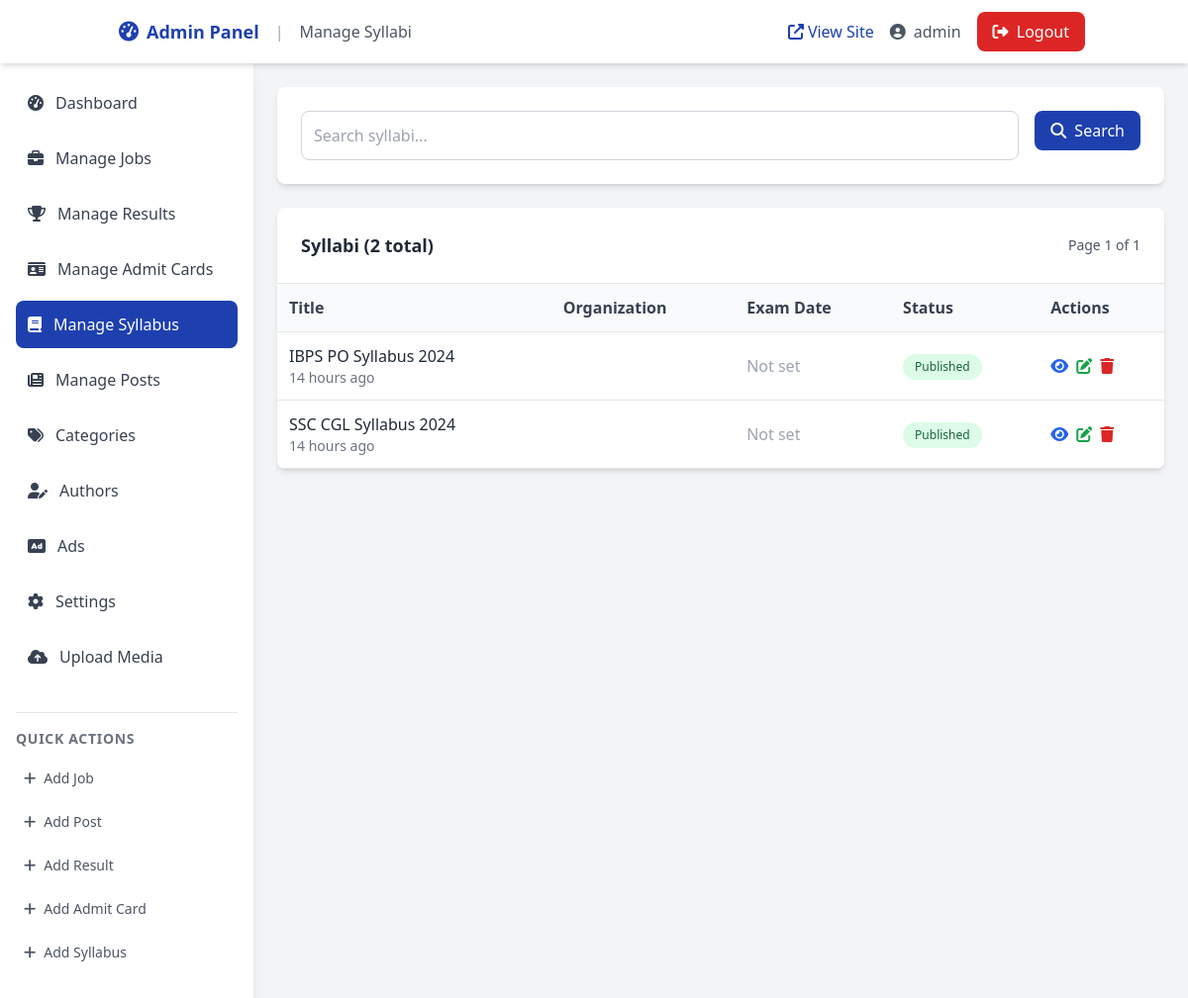
Screenshot of /admin/syllabi.php (signed in) with the database file from the repository.
### tables this page shows
CREATE TABLE syllabi (
  id INT AUTO_INCREMENT PRIMARY KEY,
  title VARCHAR(255) NOT NULL,
  slug VARCHAR(255) UNIQUE,
  organization VARCHAR(150) NULL,
  description LONGTEXT NULL,
  exam_date DATE NULL,
  download_url VARCHAR(500) NULL,
  sections LONGTEXT,
  thumbnail_url VARCHAR(500) NULL,
  author_id INT NULL,
  status ENUM('draft','published') DEFAULT 'published',
  extras JSON NULL,
  published_at DATETIME DEFAULT CURRENT_TIMESTAMP,
  created_at TIMESTAMP DEFAULT CURRENT_TIMESTAMP,
  updated_at TIMESTAMP NULL,
  FOREIGN KEY (author_id) REFERENCES authors(id) ON DELETE SET NULL,
  FULLTEXT KEY ft_syllabus_main (title, sections),
  KEY idx_syllabus_published_at (published_at)
);

### src/db.php (called while the page is built, shortened)
<?php
class Database {
    private static $instance = null;
    private $connection;
    private function __construct() {
        try {
            $this->connection = new PDO(
                "mysql:host=" . DB_HOST . ";dbname=" . DB_NAME . ";charset=utf8mb4",
                DB_USER,
                DB_PASS,
                [
                    PDO::ATTR_ERRMODE => PDO::ERRMODE_EXCEPTION,
                    PDO::ATTR_DEFAULT_FETCH_MODE => PDO::FETCH_ASSOC,
                    PDO::ATTR_EMULATE_PREPARES => false
                ]
            );
        } catch (PDOException $e) {
            error_log("Database connection failed: " . $e->getMessage());
            $this->connection = null;
        }
    }
    public static function getInstance() {
        if (self::$instance === null) {
            self::$instance = new self();
        }
        return self::$instance;
    }
    public function query($sql, $params = []) {
        $stmt = $this->connection->prepare($sql);
        $stmt->execute($params);
        return $stmt;
    }
    public function fetchAll($sql, $params = []) {
        return $this->query($sql, $params)->fetchAll();
    }
    public function fetchOne($sql, $params = []) {
        return $this->query($sql, $params)->fetch();
    }
}
function getDB() {
    return Database::getInstance();
}
?>

### src/models/Syllabus.php (called while the page is built, shortened)
<?php
require_once __DIR__ . '/../db.php';
class Syllabus {
    private $db;
    public function __construct() {
        $this->db = getDB();
    }
    public function getAll($limit = 10, $offset = 0) {
        $sql = "SELECT * FROM syllabi ORDER BY published_at DESC LIMIT ? OFFSET ?";
        return $this->db->fetchAll($sql, [$limit, $offset]);
    }
    public function getCount() {
        $result = $this->db->fetchOne("SELECT COUNT(*) as count FROM syllabi");
        return $result['count'];
    }
}
?>

### src/helpers.php (called while the page is built, shortened)
<?php
require_once __DIR__ . '/models/Ad.php';
require_once __DIR__ . '/db.php';
function timeAgo($datetime) {
    $time = time() - strtotime($datetime);
    if ($time < 86400) return floor($time/3600) . ' hours ago';
    return floor($time/31536000) . ' years ago';
}
function paginate($totalItems, $currentPage = 1, $itemsPerPage = POSTS_PER_PAGE) {
    $totalPages = ceil($totalItems / $itemsPerPage);
    $currentPage = max(1, min($totalPages, $currentPage));
    $offset = ($currentPage - 1) * $itemsPerPage;
    return [
        'total_items' => $totalItems,
        'total_pages' => $totalPages,
        'current_page' => $currentPage,
        'items_per_page' => $itemsPerPage,
        'offset' => $offset,
        'has_prev' => $currentPage > 1,
        'has_next' => $currentPage < $totalPages,
        'prev_page' => $currentPage - 1,
        'next_page' => $currentPage + 1
    ];
}
    ?>

### admin/syllabi.php (the view, shortened to what this page needs)
<?php
require_once '../src/db.php';
require_once '../src/helpers.php';
require_once '../src/models/Syllabus.php';
$syllabusModel = new Syllabus();
$page = isset($_GET['page']) ? (int)$_GET['page'] : 1;
$search = isset($_GET['search']) ? sanitizeInput($_GET['search']) : null;
if ($search) {
    $syllabi = $syllabusModel->search($search, JOBS_PER_PAGE, ($page - 1) * JOBS_PER_PAGE);
    $totalSyllabi = count($syllabusModel->search($search, 1000, 0));
} else {
    $syllabi = $syllabusModel->getAll(JOBS_PER_PAGE, ($page - 1) * JOBS_PER_PAGE);
    $totalSyllabi = $syllabusModel->getCount();
}
$pagination = paginate($totalSyllabi, $page, JOBS_PER_PAGE);
include 'includes/header.php';
?>
        <div class="bg-white rounded-lg shadow-md p-6 mb-6">
            <div class="flex flex-col md:flex-row gap-4">
                <div class="flex-1">
                    <input type="text" id="search-input" value="<?= htmlspecialchars($search ?? '') ?>"
                           placeholder="Search syllabi..." class="form-input">
                </div>
                <div>
                    <button onclick="applySearch()" class="btn btn-primary">
                        <i class="fas fa-search mr-2"></i>Search
                    </button>
                </div>
            </div>
        </div>
        <div class="bg-white rounded-lg shadow-md overflow-hidden">
            <div class="p-6 border-b border-gray-200">
                <div class="flex items-center justify-between">
                    <h2 class="text-lg font-bold text-gray-800">Syllabi (<?= $totalSyllabi ?> total)</h2>
                    <div class="text-sm text-gray-600">
                        Page <?= $pagination['current_page'] ?> of <?= $pagination['total_pages'] ?>
                    </div>
                </div>
            </div>
            <div class="overflow-x-auto">
                <table class="table w-full">
                    <thead>
                        <tr>
                            <th>Title</th>
                            <th>Organization</th>
                            <th>Exam Date</th>
                            <th>Status</th>
                            <th>Actions</th>
                        </tr>
                    </thead>
                    <tbody>
                        <?php foreach ($syllabi as $syllabus): ?>
                        <tr>
                            <td>
                                <div class="font-medium text-gray-800 line-clamp-2">
                                    <?= htmlspecialchars($syllabus['title']) ?>
                                </div>
                                <div class="text-sm text-gray-500">
                                    <?= timeAgo($syllabus['published_at']) ?>
                                </div>
                            </td>
                            <td class="text-gray-600"><?= htmlspecialchars($syllabus['organization']) ?></td>
                            <td>
                                <?php if ($syllabus['exam_date']): ?>
                                <?php
                                $isUpcoming = strtotime($syllabus['exam_date']) > time();
                                $daysLeft = floor((strtotime($syllabus['exam_date']) - time()) / 86400);
                                ?>
                                <div class="text-sm <?= $isUpcoming ? ($daysLeft <= 7 ? 'text-yellow-600' : 'text-gray-600') : 'text-red-600' ?>">
                                    <?= formatDate($syllabus['exam_date']) ?>
                                    <?php if ($isUpcoming && $daysLeft >= 0): ?>
                                    <br><span class="text-xs"><?= $daysLeft ?> days left</span>
                                    <?php elseif (!$isUpcoming): ?>
                                    <br><span class="text-xs">Completed</span>
                                    <?php endif; ?>
                                </div>
                                <?php else: ?>
                                <span class="text-gray-400">Not set</span>
                                <?php endif; ?>
                            </td>
                            <td>
                                <span class="badge <?= $syllabus['status'] === 'published' ? 'badge-success' : 'badge-warning' ?>">
                                    <?= ucfirst($syllabus['status']) ?>
                                </span>
                            </td>
                            <td>
                                <div class="flex gap-2">
                                    <a href="<?= SITE_URL ?>/syllabus/<?= urlencode($syllabus['slug']) ?>" target="_blank"
                                       class="text-blue-600 hover:text-blue-800" title="View">
                                        <i class="fas fa-eye"></i>
                                    </a>
                                    <a href="edit-syllabus.php?id=<?= $syllabus['id'] ?>"
                                       class="text-green-600 hover:text-green-800" title="Edit">
                                        <i class="fas fa-edit"></i>
                                    </a>
                                    <button onclick="deleteSyllabus(<?= $syllabus['id'] ?>, '<?= addslashes($syllabus['title']) ?>')"
                                            class="text-red-600 hover:text-red-800" title="Delete">
                                        <i class="fas fa-trash"></i>
                                    </button>
                                </div>
                            </td>
                        </tr>
                        <?php endforeach; ?>
                    </tbody>
                </table>
            </div>
        </div>
    </div>
<?php include 'includes/footer.php'; ?>

### assets/css/style.css (style rules this page uses)
.line-clamp-2 { display: -webkit-box; -webkit-line-clamp: 2; line-clamp: 2; -webkit-box-orient: vertical; overflow: hidden; }
.badge { display: inline-flex; align-items: center; padding: 0.25rem 0.75rem; border-radius: 9999px; font-size: 0.75rem; font-weight: 500; }
.badge-success { background-color: #dcfce7; color: #166534; }
.btn { display: inline-flex; align-items: center; justify-content: center; padding: 0.5rem 1rem; border-radius: 0.5rem; font-weight: 500; text-decoration: none; transition: all 0.2s ease; cursor: pointer; border: none; }
.btn-primary { background-color: #1e40af; color: white; }
.table { width: 100%; border-collapse: collapse; }
.table th, .table td { padding: 0.75rem; text-align: left; border-bottom: 1px solid #e5e7eb; }
.table th { background-color: #f9fafb; font-weight: 600; color: #374151; }
.form-input { width: 100%; padding: 0.75rem; border: 1px solid #d1d5db; border-radius: 0.5rem; font-size: 1rem; transition: border-color 0.2s ease; }

### admin/includes/header.php (style rules this page uses)
.line-clamp-2 { display: -webkit-box; -webkit-line-clamp: 2; -webkit-box-orient: vertical; overflow: hidden; }

### rows the page displays
syllabi: title "IBPS PO Syllabus 2024", published_at "14 hours ago", shows "Not set", status "Published"
syllabi: title "SSC CGL Syllabus 2024", published_at "14 hours ago", shows "Not set", status "Published"

### other values shown
$pageTitle "Manage Syllabi"
$_SESSION['admin_username'] "admin"
$totalSyllabi "2"
$pagination['current_page'] "1"
$pagination['total_pages'] "1"
